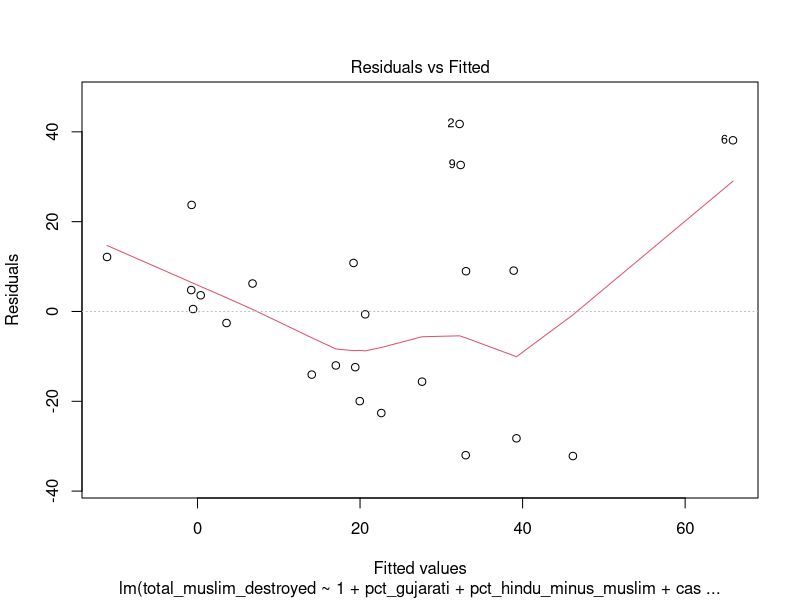
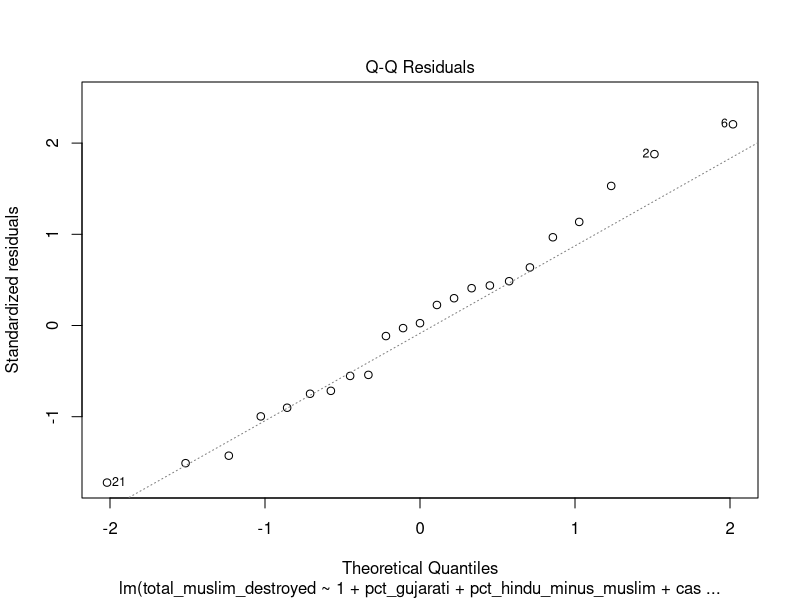
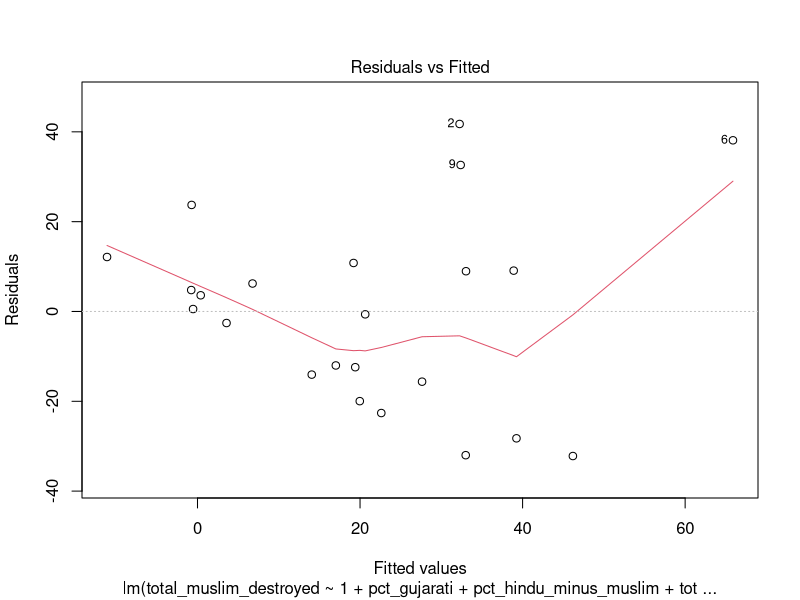
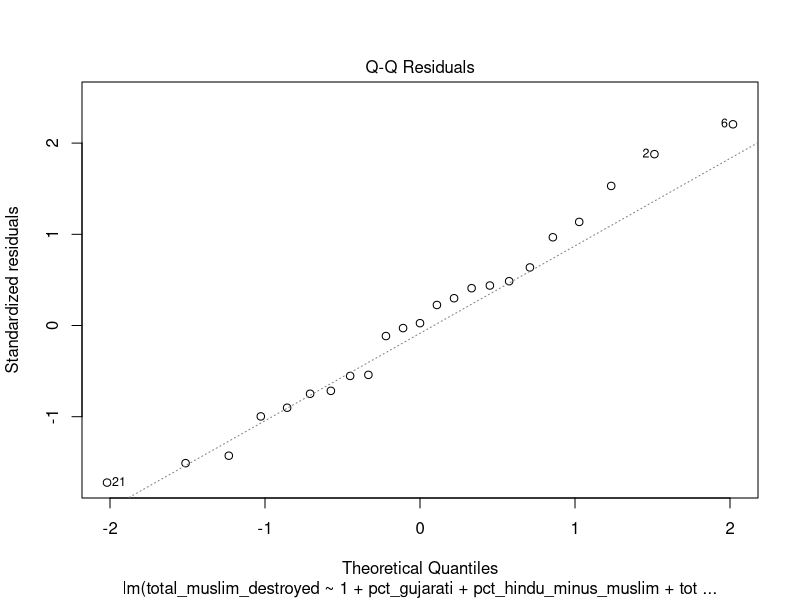
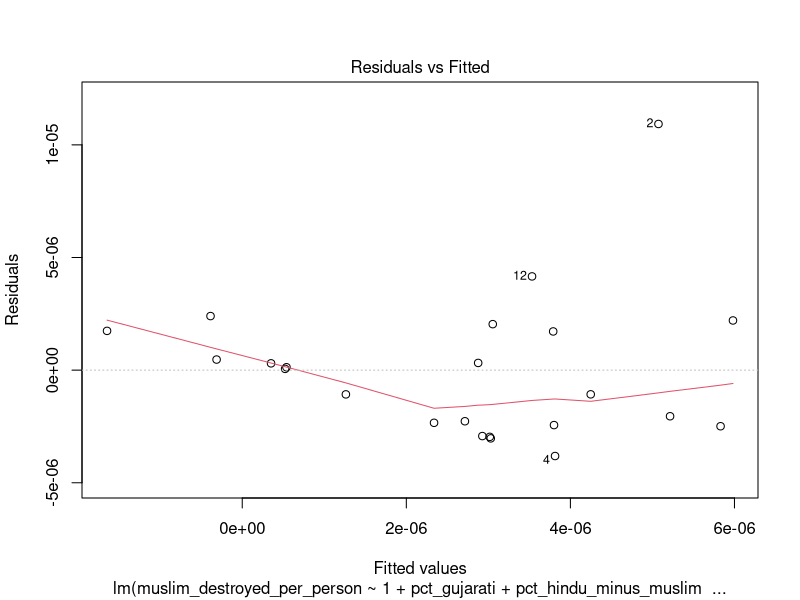
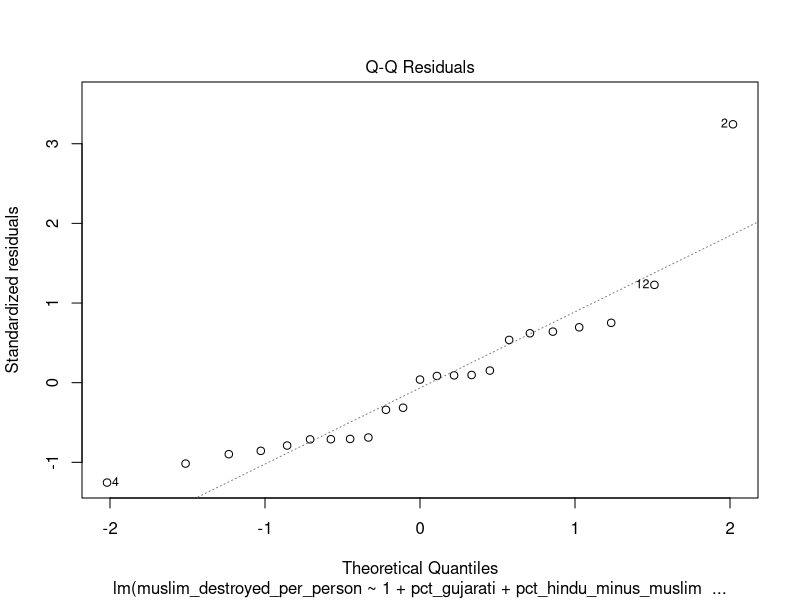

Generate these figures, in order, with R:
## ---- chunk 1
knitr::opts_chunk$set(echo = TRUE)
library(tidyr)
library(dplyr)
library(readxl)
library(ggplot2)
library(broom)
library(readr)
## ---- chunk 2
language <- read_excel("language_mother_tounge_city.xls") %>%
  select(-...9, -...10, -...12, -...13, -...15, -...16)
language <- language[-1, ]
colnames(language) <- language[1, ]
language <- language[-1, ] %>%
  drop_na() %>%
  filter(grepl("000$", MOTHER)) %>%
  group_by(TOWN) %>%
  mutate(TOWN   = as.numeric(TOWN),
         TOTAL   = as.numeric(TOTAL),
         PERCENT = round(TOTAL / sum(TOTAL) * 100, 5))
## ---- chunk 3
towns <- read_excel("town_directory.xls") %>%
  select(DIST_CODE, THSIL_CODE, TOWN_CODE, TOWN_NAME, CLASS, C_STATUS, AREA, POP_2001, DENSITY) %>%
  rename(TOWN = TOWN_CODE) %>%
  drop_na() %>%
  mutate(TOWN     = as.numeric(TOWN),
         AREA     = as.numeric(AREA),
         POP_2001 = as.numeric(POP_2001),
         DENSITY  = as.numeric(DENSITY))
## ---- chunk 4
raw <- read_excel("religion_town.xls", col_names = FALSE, skip = 4)

colnames(raw) <- c(
  "table_name", "state_code", "dist_code", "tehsil_code", "town_code", "area_name",
  "total_rural_urban",
  "total_persons", "total_males", "total_females",
  "hindu_persons", "hindu_males", "hindu_females",
  "muslim_persons", "muslim_males", "muslim_females",
  "christian_persons", "christian_males", "christian_females",
  "sikh_persons", "sikh_males", "sikh_females",
  "buddhist_persons", "buddhist_males", "buddhist_females",
  "jain_persons", "jain_males", "jain_females",
  "other_religion_persons", "other_religion_males", "other_religion_females",
  "religion_not_stated_persons", "religion_not_stated_males", "religion_not_stated_females"
)

religion_clean <- raw %>%
  filter(!is.na(area_name), area_name != "") %>%
  filter(!total_persons %in% c("1", "Persons")) %>%
  mutate(across(c(dist_code, state_code, tehsil_code, town_code), as.numeric)) %>%
  filter(dist_code != 0 & town_code != 0) %>%
  mutate(across(total_persons:religion_not_stated_females, as.numeric))
## ---- chunk 5
combined <- religion_clean %>%
  inner_join(language, by = c("town_code" = "TOWN")) %>%
  inner_join(towns,   by = c("town_code" = "TOWN"))

clean_combine <- combined %>%
  select(table_name, area_name, town_code, state_code, dist_code,
         total_persons, hindu_persons, muslim_persons, christian_persons,
         sikh_persons, jain_persons, buddhist_persons, other_religion_persons,
         `MOTHER TONGUE`, PERCENT, AREA, DENSITY) %>%
  group_by(town_code) %>%
  mutate(pop_per_person = total_persons / AREA,
         total_persons  = as.numeric(total_persons),
         hindu_persons  = as.numeric(hindu_persons),
         muslim_persons = as.numeric(muslim_persons)) %>%
  drop_na()
## ---- chunk 6
riots <- read.csv("communal_riots_table.csv") %>%
  mutate(across(everything(), ~replace_na(., 0))) %>%
  mutate(dist_code = case_when(
    District %in% c("A'bad City",    "A'bad Rural")                        ~ 7,
    District %in% c("Vadodara City", "Vadodara Rural", "Westpol Vadodara") ~ 19,
    District %in% c("Surat City",    "Surat Rural")                        ~ 18,
    District %in% c("Rajkot City",   "Rajkot Rural")                       ~ 22,
    District == "Anand"        ~ 2,
    District == "Godhra"       ~ 16,
    District == "Sabarkantha"  ~ 23,
    District == "Kheda"        ~ 10,
    District == "Mehsana"      ~ 13,
    District == "Banaskantha"  ~ 4,
    District == "Bharuch"      ~ 21,
    District == "Gandhinagar"  ~ 6,
    District == "Amreli"       ~ 1,
    District == "Junagadh"     ~ 9,
    District == "Dahod"        ~ 8,
    District == "Narmada"      ~ 14,
    District == "Patan"        ~ 17,
    District == "Ahwa-Dang"    ~ 26,
    District == "Jamnagar"     ~ 11,
    District == "Navsari"      ~ 15,
    District == "Porbandar"    ~ 20,
    District == "Valsad"       ~ 25,
    District == "Surendranagar"~ 24,
    District == "Bhavnagar"    ~ 3,
    District == "Kutch-Bhuj"   ~ 12,
    TRUE ~ NA_real_
  )) %>%
  mutate(District = case_when(
    dist_code == 7  ~ "Ahmedabad",
    dist_code == 19 ~ "Vadodara",
    dist_code == 18 ~ "Surat",
    dist_code == 22 ~ "Rajkot",
    TRUE ~ District
  )) %>%
  filter(Sr_No != "Total") %>%
  group_by(dist_code, District) %>%
  summarise(
    Dargah       = sum(Dargah,       na.rm = TRUE),
    Masjid       = sum(Masjid,       na.rm = TRUE),
    Madresa      = sum(Madresa,      na.rm = TRUE),
    Temple       = sum(Temple,       na.rm = TRUE),
    Church       = sum(Church,       na.rm = TRUE),
    Total        = sum(Total,        na.rm = TRUE),
    Repaired     = sum(Repaired,     na.rm = TRUE),
    Not_Repaired = sum(Not_Repaired, na.rm = TRUE),
    .groups = "drop"
  )
## ---- chunk 7
earthquake <- read.csv("gujarat_earthquake_2001.csv") %>%
  mutate(
    Dead    = as.numeric(Dead),
    Injured = as.numeric(Injured)
  ) %>%
  rename(eq_dead      = Dead,
         eq_injured   = Injured,
         eq_district  = District)
## ---- chunk 8
final <- clean_combine %>%
  inner_join(riots, by = "dist_code") %>%
  mutate(total_muslim_destroyed = Dargah + Masjid + Madresa) %>%
  left_join(earthquake, by = c("dist_code" = "dist_code")) %>%
  select(-eq_district)
## ---- chunk 9
summary_df <- final %>%
  filter(`MOTHER TONGUE` == "5 GUJARATI") %>%
  group_by(dist_code, District) %>%
  summarize(
    pct_gujarati           = mean(PERCENT,                na.rm = TRUE),
    total_muslim_destroyed = mean(total_muslim_destroyed, na.rm = TRUE),
    pct_hindu_minus_muslim = mean((hindu_persons - muslim_persons) /
                                    total_persons * 100,  na.rm = TRUE),
    eq_dead                = first(eq_dead),
    eq_injured             = first(eq_injured),
    .groups = "drop"
  ) %>%
  mutate(
    eq_dead    = replace_na(eq_dead,    0),
    eq_injured = replace_na(eq_injured, 0),
    casualties = eq_dead + eq_injured
  )

View(summary_df)
## ---- chunk 10
summary_df_zero <- summary_df %>%
  filter(total_muslim_destroyed != 0)

View(summary_df_zero)

regression_4 <- lm(total_muslim_destroyed ~ 1 + pct_hindu_minus_muslim + pct_gujarati,
                   data = summary_df_zero)
summary(regression_4)
## ---- chunk 11
# regresion with exogenous variable
regression_earthquake <- lm(total_muslim_destroyed ~ 1 + pct_hindu_minus_muslim + pct_gujarati + casualties, data = summary_df_zero)
summary(regression_earthquake)
## ---- chunk 12
housing <- read.csv("gujarat_housing_composition.csv", header = FALSE, check.names = FALSE) %>%
  slice(6:n()) %>%
  select(1:13) %>%
  rename(
    table_name        = V1,
    state_code        = V2,
    dist_code         = V3,
    tehsil_city_code  = V4,
    area_name         = V5,
    total_rural_urban = V6,
    total_total       = V7,
    total_good        = V8,
    total_livable     = V9,
    total_dilapidated = V10,
    residence_total   = V11,
    residence_good    = V12,
    residence_livable = V13
  ) %>%
  mutate(across(c(total_total, total_good, total_livable, total_dilapidated,
                  residence_total, residence_good, residence_livable),
                ~as.numeric(gsub(",", "", .)))) %>%
  mutate(state_code       = as.numeric(state_code),
         dist_code        = as.numeric(dist_code),
         tehsil_city_code = as.numeric(tehsil_city_code)) %>%
  filter(!is.na(dist_code), dist_code != 0) %>%
  filter(trimws(total_rural_urban) == "Total") %>%
  filter(grepl("District", area_name) & !grepl("City", area_name))
View(housing)
## ---- chunk 13
new_final <- summary_df %>%
  full_join(housing, by = "dist_code")

View(new_final)
## ---- chunk 14
regression_5 <- lm(total_muslim_destroyed ~ 1 + pct_hindu_minus_muslim + pct_gujarati + residence_good + casualties, data = new_final)
summary(regression_5)
## ---- chunk 15
regression_6 <- lm(total_muslim_destroyed ~ 1 + pct_hindu_minus_muslim + pct_gujarati + residence_good, data = new_final)
summary(regression_6)
## ---- chunk 16
regression_7 <- lm(total_muslim_destroyed ~ 1 + pct_hindu_minus_muslim + pct_gujarati + casualties, data = new_final)
summary(regression_7)
## ---- chunk 17
step_wise <- new_final %>%
  select(total_muslim_destroyed, pct_hindu_minus_muslim, pct_gujarati, casualties, residence_good)

regression_step <- lm(total_muslim_destroyed ~ 1 + pct_gujarati + pct_hindu_minus_muslim + residence_good + casualties, data = step_wise)

forward_model <- step(regression_step, direction = "forward")

summary(forward_model)
## ---- chunk 18
regression_first <- lm(total_muslim_destroyed ~ 1 + pct_gujarati, data = new_final)
summary(regression_first)

regression_second <- lm(total_muslim_destroyed ~ 1 + pct_gujarati + pct_hindu_minus_muslim, data = new_final)
summary(regression_second)

regression_third <- lm(total_muslim_destroyed ~ 1 + pct_gujarati + pct_hindu_minus_muslim + casualties, data = new_final)
summary(regression_third)

regression_fourth <- lm(total_muslim_destroyed ~ 1 + pct_gujarati + pct_hindu_minus_muslim + casualties + total_good, data = new_final)
summary(regression_fourth)

plot(regression_fourth, which = 1:2)
## ---- chunk 19
regression_first <- lm(total_muslim_destroyed ~ 1 + pct_gujarati, data = new_final)
summary(regression_first)

regression_second <- lm(total_muslim_destroyed ~ 1 + pct_gujarati + pct_hindu_minus_muslim, data = new_final)
summary(regression_second)

regression_third <- lm(total_muslim_destroyed ~ 1 + pct_gujarati + pct_hindu_minus_muslim + total_good, data = new_final)
summary(regression_third)

regression_fourth <- lm(total_muslim_destroyed ~ 1 + pct_gujarati + pct_hindu_minus_muslim + total_good + casualties, data = new_final)
summary(regression_fourth)

plot(regression_fourth, which = 1:2)
## ---- chunk 20
# get district population totals
district_population <- clean_combine %>%
  group_by(dist_code) %>%
  summarise(total_persons = sum(total_persons, na.rm = TRUE), .groups = "drop")

# join population back to dataset
new_final <- new_final %>%
  left_join(district_population, by = "dist_code")

View(new_final)
## ---- chunk 21
# create per-capita measures using district population

new_final <- new_final %>%
  mutate(
    muslim_destroyed_per_person = total_muslim_destroyed / total_persons,
    good_housing_per_person     = total_good / total_persons
  )

View(new_final)
## ---- chunk 22
regression_first <- lm(muslim_destroyed_per_person ~ 1 + pct_gujarati, data = new_final)
summary(regression_first)

regression_second <- lm(muslim_destroyed_per_person ~ 1 + pct_gujarati + pct_hindu_minus_muslim, data = new_final)
summary(regression_second)

regression_third <- lm(muslim_destroyed_per_person ~ 1 + pct_gujarati + pct_hindu_minus_muslim + good_housing_per_person, data = new_final)
summary(regression_third)

regression_fourth <- lm(muslim_destroyed_per_person ~ 1 + pct_gujarati + pct_hindu_minus_muslim + good_housing_per_person + casualties, data = new_final)
summary(regression_fourth)

plot(regression_fourth, which = 1:2)
## ---- chunk 23
regression_third <- lm(I(muslim_destroyed_per_person  * 100000) ~ 1 + pct_gujarati+ I(pct_hindu_minus_muslim^2) + good_housing_per_person, data = new_final)
summary(regression_third)
## ---- chunk 24
regression_third <- lm(I(muslim_destroyed_per_person  * 100000) ~ 1 + pct_gujarati+ pct_hindu_minus_muslim + good_housing_per_person, data = new_final)
summary(regression_third)
